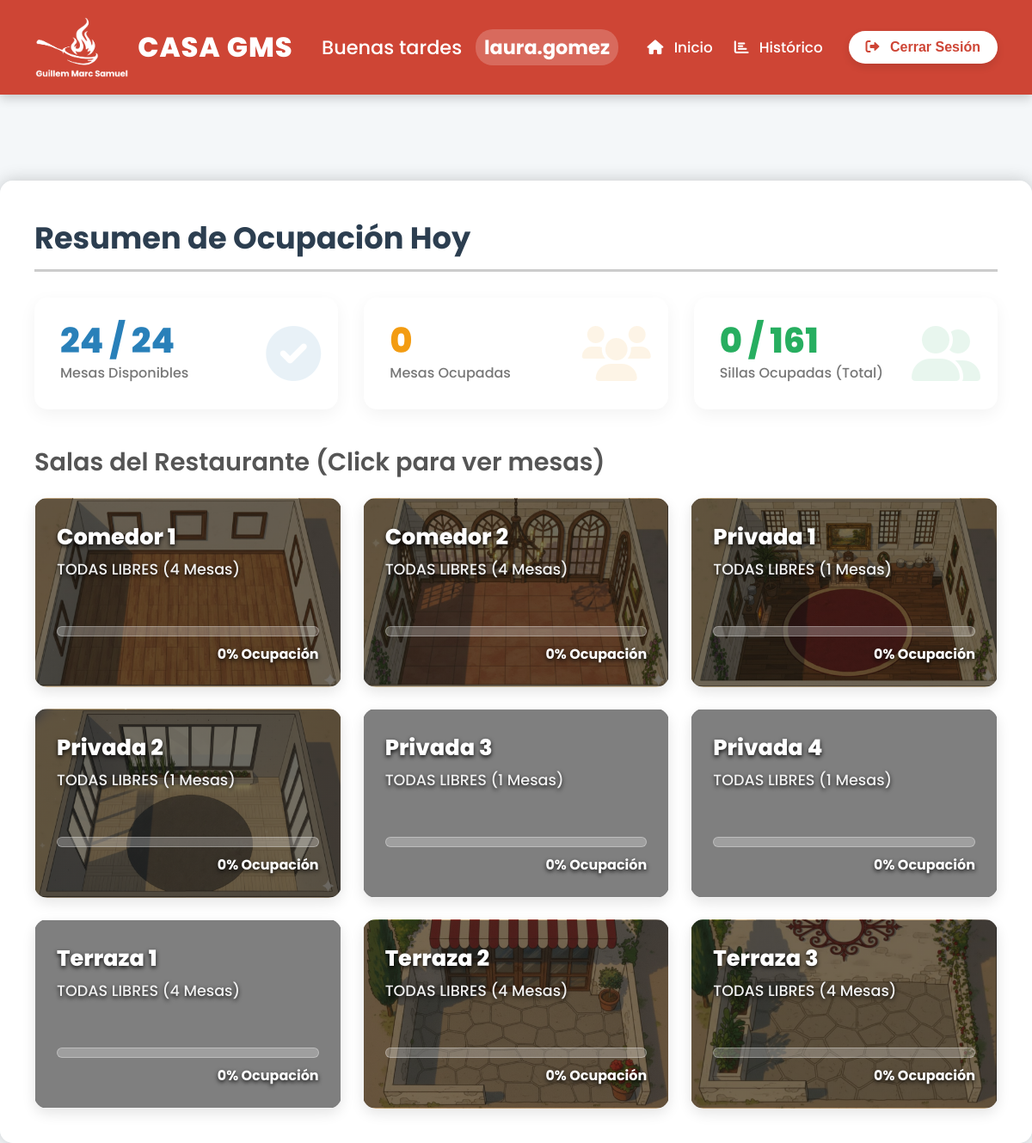
The page / (signed in) on the database its author committed.
### tables this page shows
CREATE TABLE IF NOT EXISTS salas (
    id INT AUTO_INCREMENT PRIMARY KEY,
    nombre VARCHAR(100) NOT NULL
);

### proc/index_proc.php (called while the page is built, shortened)
<?php
require_once __DIR__ . '/../BBDD/conexion.php';
$username = htmlspecialchars($_SESSION['username']);
$hora = date('H');
if ($hora >= 6 && $hora < 12) { $saludo = "Buenos días"; }
elseif ($hora >= 12 && $hora < 20) { $saludo = "Buenas tardes"; }
else { $saludo = "Buenas noches"; }
try {
    $sql = "
        SELECT
            s.id AS id_sala,
            s.nombre AS sala_nombre,
            s.imagen,
            COUNT(m.id) AS total_mesas,
            SUM(CASE WHEN m.estado = 2 THEN 1 ELSE 0 END) AS mesas_ocupadas
        FROM salas s
        LEFT JOIN mesas m ON s.id = m.id_sala
        GROUP BY s.id
        ORDER BY s.nombre ASC
    ";
    $stmt = $conn->query($sql);
    $salas = $stmt->fetchAll(PDO::FETCH_ASSOC);
    $ocupacion_salas = [];
    $total_mesas = 0;
    $mesas_ocupadas = 0;
    $total_sillas = 0;
    $sillas_ocupadas = 0;
    foreach ($salas as $s) {
        $total_mesas += $s['total_mesas'];
        $mesas_ocupadas += $s['mesas_ocupadas'];
        $ocupacion_pct = $s['total_mesas'] > 0 ? round(($s['mesas_ocupadas'] / $s['total_mesas']) * 100) : 0;
        $querySillas = $conn->prepare("
            SELECT
                SUM(sillas) AS total_sillas,
                SUM(CASE WHEN estado = 2 THEN sillas ELSE 0 END) AS sillas_ocupadas
            FROM mesas WHERE id_sala = :id
        ");
        $querySillas->execute([':id' => $s['id_sala']]);
        $sillas = $querySillas->fetch(PDO::FETCH_ASSOC);
        $total_sillas += intval($sillas['total_sillas']);
        $sillas_ocupadas += intval($sillas['sillas_ocupadas']);
        if (!empty($s['imagen'])) {
            $ruta_imagen = $s['imagen'];
        } else {
            $nombre_simple = strtolower(str_replace(' ', '', $s['sala_nombre']));
            $ruta_posible = "img/" . $nombre_simple . ".png";
            if (file_exists(__DIR__ . '/../' . $ruta_posible)) {
                $ruta_imagen = $ruta_posible;
            } else {
                $ruta_imagen = "img/fondo_panel_principal.png";
            }
        }
        $ocupacion_salas[] = [
            'id' => $s['id_sala'],
            'sala' => $s['sala_nombre'],
            'imagen' => $ruta_imagen,
            'ocupacion_pct' => $ocupacion_pct,
            'mesas_ocupadas' => $s['mesas_ocupadas'],
            'total_mesas' => $s['total_mesas']
        ];
    }
    $stats = [
        'total_mesas' => $total_mesas,
        'mesas_ocupadas' => $mesas_ocupadas,
        'mesas_libres' => $total_mesas - $mesas_ocupadas,
        'total_sillas' => $total_sillas,
        'sillas_ocupadas' => $sillas_ocupadas,
        'sillas_libres' => $total_sillas - $sillas_ocupadas,
    ];
} catch (PDOException $e) {
    die("Error en BBDD: " . $e->getMessage());
}
?>

### index.php (the view, shortened to what this page needs)
<?php
include_once 'proc/index_proc.php';
?>
<!DOCTYPE html>
<html lang="es">
<head>
    <link rel="stylesheet" href="https://cdnjs.cloudflare.com/ajax/libs/font-awesome/6.0.0/css/all.min.css">
    <link rel="stylesheet" href="css/panel_principal.css">
    <link rel="stylesheet" href="https://cdn.jsdelivr.net/npm/sweetalert2@11/dist/sweetalert2.min.css">
</head>
<body>
    <nav class="main-header">
        <div class="header-logo">
            <img src="img/basic_logo_blanco.png" alt="Logo GMS">
            <div class="logo-text">
                <span class="gms-title">CASA GMS</span>
            </div>
        </div>
        <div class="header-greeting">
            <?= $saludo ?> <span class="username-tag"><?= $username ?></span>
        </div>
        <div class="header-menu">
            <a href="./index.php" class="nav-link">
                <i class="fa-solid fa-house"></i> Inicio
            </a>
            <a href="./view/historico.php" class="nav-link">
                <i class="fa-solid fa-chart-bar"></i> Histórico
            </a>
        </div>
        <form method="post" action="proc/logout.php">
            <button type="submit" class="logout-btn">
                <i class="fa-solid fa-right-from-bracket"></i> Cerrar Sesión
            </button>
        </form>
    </nav>
    <div class="container">
        <h1 class="dashboard-title">Resumen de Ocupación Hoy</h1>
        <div class="stats-grid">
            <div class="stat-card primary">
                <div class="stat-value"><?= $stats['mesas_libres'] ?> / <?= $stats['total_mesas'] ?></div>
                <div class="stat-label">Mesas Disponibles</div>
                <i class="stat-icon fa-solid fa-check-circle"></i>
            </div>
            <div class="stat-card warning">
                <div class="stat-value"><?= $stats['mesas_ocupadas'] ?></div>
                <div class="stat-label">Mesas Ocupadas</div>
                <i class="stat-icon fa-solid fa-users"></i>
            </div>
            <div class="stat-card success">
                <div class="stat-value"><?= $stats['sillas_ocupadas'] ?> / <?= $stats['total_sillas'] ?></div>
                <div class="stat-label">Sillas Ocupadas (Total)</div>
                <i class="stat-icon fa-solid fa-user-group"></i>
            </div>
        </div>
        <h2 class="section-title">Salas del Restaurante (Click para ver mesas)</h2>
        <div class="salas-grid">
            <?php foreach ($ocupacion_salas as $sala): ?>
                <a href="./view/ver_sala.php?id_sala=<?= $sala['id'] ?>" class="sala-card-link">
                    <div class="sala-card"
                         style="background-image: linear-gradient(rgba(0, 0, 0, 0.5), rgba(0, 0, 0, 0.5)), url('<?= $sala['imagen'] ?>');">
                        <h3 class="sala-name"><?= htmlspecialchars($sala['sala']) ?></h3>
                        <div class="sala-occupancy">
                            <?php if ($sala['mesas_ocupadas'] == 0): ?>
                                TODAS LIBRES (<?= $sala['total_mesas'] ?> Mesas)
                            <?php else: ?>
                                <?= $sala['mesas_ocupadas'] ?> / <?= $sala['total_mesas'] ?> Mesas Ocupadas
                            <?php endif; ?>
                        </div>
                        <div class="progress-bar-container">
                        </div>
                        <div class="percentage"><?= $sala['ocupacion_pct'] ?>% Ocupación</div>
                    </div> </a> <?php endforeach; ?>
        </div>
    </div>
</body>
</html>

### css/panel_principal.css (style rules this page uses)
* { margin: 0; padding: 0; box-sizing: border-box; }
html, body { height: 100%; font-family: 'Poppins', sans-serif; color: #333; background-color: #f4f7f9; background-image: url('../img/fondo_panel_principal.png'); background-size: cover; background-attachment: fixed; background-position: center 50%; }
.main-header { background-color: #ce4535; color: white; display: flex; justify-content: space-between; align-items: center; padding: 20px 40px; box-shadow: 0 4px 12px rgba(0, 0, 0, 0.2); position: relative; z-index: 10; }
.header-logo { display: flex; align-items: center; gap: 10px; }
.header-logo img { height: 70px; }
.logo-text { display: flex; flex-direction: column; line-height: 1.1; }
.gms-title { font-size: 2.0rem; font-weight: 800; letter-spacing: 1px; }
.header-greeting { font-size: 1.4rem; font-weight: 500; flex-grow: 1; text-align: center; }
.username-tag { font-weight: 700; background-color: rgba(255, 255, 255, 0.2); padding: 5px 10px; border-radius: 20px; margin-left: 10px; }
.header-menu { display: flex; gap: 25px; margin-right: 30px; }
.nav-link { color: white; text-decoration: none; font-weight: 500; padding: 10px 0; transition: opacity 0.2s; font-size: 1.05rem; }
.nav-link i { margin-right: 8px; }
.logout-btn { background-color: white; color: #ce4535; border: none; padding: 10px 20px; border-radius: 25px; font-size: 1rem; font-weight: 600; cursor: pointer; transition: transform 0.2s ease; box-shadow: 0 4px 10px rgba(0, 0, 0, 0.1); }
.logout-btn i { margin-right: 8px; }
.container { padding: 40px; max-width: 1200px; margin: 0 auto; background-color: rgba(255, 255, 255, 0.95); border-radius: 15px; box-shadow: 0 0 20px rgba(0, 0, 0, 0.2); margin-top: 100px; margin-bottom: 30px; }
.dashboard-title { font-size: 2.2rem; font-weight: 700; color: #2c3e50; margin-bottom: 30px; border-bottom: 3px solid #ccc; padding-bottom: 10px; }
.stats-grid { display: grid; grid-template-columns: repeat(auto-fit, minmax(280px, 1fr)); gap: 30px; }
.stat-card { background-color: white; border-radius: 15px; padding: 30px; box-shadow: 0 6px 20px rgba(0, 0, 0, 0.05); position: relative; overflow: hidden; transition: transform 0.3s ease; }
.stat-value { font-size: 2.5rem; font-weight: 800; margin-bottom: 5px; line-height: 1; }
.stat-label { font-size: 1rem; font-weight: 500; color: #777; }
.stat-icon { position: absolute; top: 50%; right: 20px; transform: translateY(-50%); font-size: 4rem; opacity: 0.1; }
.stat-card.primary { color: #2980b9; }
.stat-card.warning { color: #f39c12; }
.stat-card.success { color: #27ae60; }
.section-title { font-size: 1.8rem; font-weight: 600; color: #555; margin-top: 40px; margin-bottom: 20px; }
.salas-grid { display: grid; grid-template-columns: repeat(auto-fit, minmax(280px, 1fr)); gap: 25px; align-items: stretch; }
.sala-card-link { text-decoration: none; color: inherit; display: block; height: 100%; }
.sala-card { height: 100%; min-height: 220px; padding: 25px; border-radius: 15px; box-shadow: 0 6px 15px rgba(0, 0, 0, 0.1); transition: transform 0.3s ease, box-shadow 0.3s ease; border: 1px solid rgba(0, 0, 0, 0.05); cursor: pointer; display: flex; flex-direction: column; justify-content: space-between; background-size: cover; background-position: center; background-repeat: no-repeat; color: white; text-shadow: 0 2px 5px rgba(0, 0, 0, 0.9); }
.sala-name { font-size: 1.6rem; font-weight: 800; margin-bottom: 5px; color: white; }
.sala-occupancy { font-size: 1.1rem; margin-bottom: auto; font-weight: 500; color: #f1f1f1; }
.progress-bar-container { background-color: rgba(255, 255, 255, 0.25); border-radius: 10px; height: 12px; overflow: hidden; margin-top: 15px; margin-bottom: 8px; border: 1px solid rgba(255, 255, 255, 0.3); }
.percentage { font-size: 1rem; font-weight: 700; text-align: right; color: white; }

### rows shown on the page
salas: shows a picture, nombre "Comedor 1", total_mesas "4", ocupacion_pct "0"
salas: shows a picture, nombre "Comedor 2", total_mesas "4", ocupacion_pct "0"
salas: shows a picture, nombre "Privada 1", total_mesas "1", ocupacion_pct "0"
salas: shows a picture, nombre "Privada 2", total_mesas "1", ocupacion_pct "0"
salas: nombre "Privada 3", total_mesas "1", ocupacion_pct "0"
salas: nombre "Privada 4", total_mesas "1", ocupacion_pct "0"
salas: nombre "Terraza 1", total_mesas "4", ocupacion_pct "0"
salas: shows a picture, nombre "Terraza 2", total_mesas "4", ocupacion_pct "0"
salas: shows a picture, nombre "Terraza 3", total_mesas "4", ocupacion_pct "0"

### other values the page prints
$saludo "Buenas tardes"
$username "laura.gomez"
$stats['mesas_libres'] "24"
$stats['total_mesas'] "24"
$stats['mesas_ocupadas'] "0"
$stats['sillas_ocupadas'] "0"
$stats['total_sillas'] "161"
